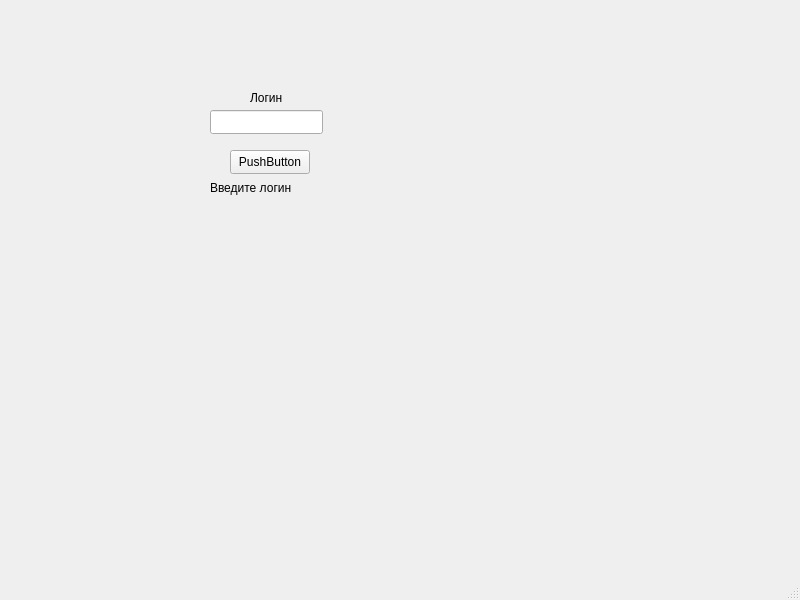
<?xml version="1.0" encoding="UTF-8"?>
<ui version="4.0">
 <class>MainWindow</class>
 <widget class="QMainWindow" name="MainWindow">
  <property name="geometry">
   <rect>
    <x>0</x>
    <y>0</y>
    <width>800</width>
    <height>600</height>
   </rect>
  </property>
  <property name="windowTitle">
   <string>MainWindow</string>
  </property>
  <widget class="QWidget" name="centralwidget">
   <widget class="QLabel" name="label">
    <property name="geometry">
     <rect>
      <x>250</x>
      <y>90</y>
      <width>49</width>
      <height>16</height>
     </rect>
    </property>
    <property name="text">
     <string>Логин</string>
    </property>
   </widget>
   <widget class="QLineEdit" name="lineEdit">
    <property name="geometry">
     <rect>
      <x>210</x>
      <y>110</y>
      <width>113</width>
      <height>24</height>
     </rect>
    </property>
   </widget>
   <widget class="QPushButton" name="pushButton">
    <property name="geometry">
     <rect>
      <x>230</x>
      <y>150</y>
      <width>80</width>
      <height>24</height>
     </rect>
    </property>
    <property name="text">
     <string>PushButton</string>
    </property>
   </widget>
   <widget class="QLabel" name="label_2">
    <property name="geometry">
     <rect>
      <x>210</x>
      <y>180</y>
      <width>111</width>
      <height>16</height>
     </rect>
    </property>
    <property name="text">
     <string>Введите логин</string>
    </property>
   </widget>
  </widget>
  <widget class="QMenuBar" name="menubar">
   <property name="geometry">
    <rect>
     <x>0</x>
     <y>0</y>
     <width>800</width>
     <height>21</height>
    </rect>
   </property>
  </widget>
  <widget class="QStatusBar" name="statusbar"/>
 </widget>
 <resources/>
 <connections/>
</ui>
